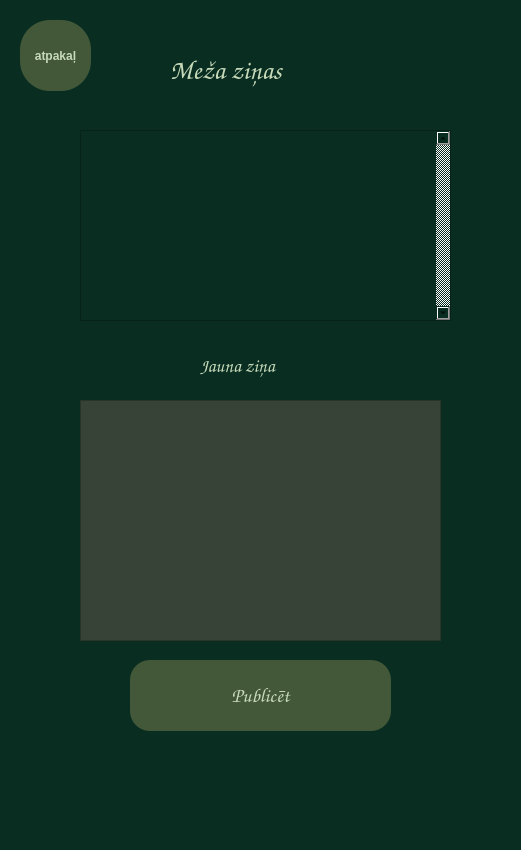
<?xml version="1.0" encoding="UTF-8"?>
<ui version="4.0">
 <class>MainWindow</class>
 <widget class="QMainWindow" name="MainWindow">
  <property name="geometry">
   <rect>
    <x>0</x>
    <y>0</y>
    <width>521</width>
    <height>850</height>
   </rect>
  </property>
  <property name="minimumSize">
   <size>
    <width>521</width>
    <height>850</height>
   </size>
  </property>
  <property name="maximumSize">
   <size>
    <width>520</width>
    <height>850</height>
   </size>
  </property>
  <property name="windowTitle">
   <string>MezaZinas</string>
  </property>
  <property name="styleSheet">
   <string notr="true">background-color: rgb(9, 46, 33);</string>
  </property>
  <widget class="QWidget" name="centralwidget">
   <widget class="QListView" name="news">
    <property name="geometry">
     <rect>
      <x>80</x>
      <y>130</y>
      <width>371</width>
      <height>191</height>
     </rect>
    </property>
    <property name="verticalScrollBarPolicy">
     <enum>Qt::ScrollBarAlwaysOn</enum>
    </property>
   </widget>
   <widget class="QPushButton" name="backbutton">
    <property name="geometry">
     <rect>
      <x>20</x>
      <y>20</y>
      <width>71</width>
      <height>71</height>
     </rect>
    </property>
    <property name="font">
     <font>
      <weight>75</weight>
      <bold>true</bold>
     </font>
    </property>
    <property name="styleSheet">
     <string notr="true">border-radius: 30px;
background-color: rgb(66, 88, 56);
color: rgb(199, 218, 186);</string>
    </property>
    <property name="text">
     <string>atpakaļ</string>
    </property>
   </widget>
   <widget class="QLabel" name="newslabel">
    <property name="geometry">
     <rect>
      <x>170</x>
      <y>50</y>
      <width>181</width>
      <height>41</height>
     </rect>
    </property>
    <property name="minimumSize">
     <size>
      <width>131</width>
      <height>41</height>
     </size>
    </property>
    <property name="maximumSize">
     <size>
      <width>677777</width>
      <height>77777</height>
     </size>
    </property>
    <property name="palette">
     <palette>
      <active>
       <colorrole role="WindowText">
        <brush brushstyle="SolidPattern">
         <color alpha="255">
          <red>199</red>
          <green>218</green>
          <blue>186</blue>
         </color>
        </brush>
       </colorrole>
       <colorrole role="Button">
        <brush brushstyle="SolidPattern">
         <color alpha="255">
          <red>9</red>
          <green>46</green>
          <blue>33</blue>
         </color>
        </brush>
       </colorrole>
       <colorrole role="Text">
        <brush brushstyle="SolidPattern">
         <color alpha="255">
          <red>199</red>
          <green>218</green>
          <blue>186</blue>
         </color>
        </brush>
       </colorrole>
       <colorrole role="Base">
        <brush brushstyle="SolidPattern">
         <color alpha="255">
          <red>9</red>
          <green>46</green>
          <blue>33</blue>
         </color>
        </brush>
       </colorrole>
       <colorrole role="Window">
        <brush brushstyle="SolidPattern">
         <color alpha="255">
          <red>9</red>
          <green>46</green>
          <blue>33</blue>
         </color>
        </brush>
       </colorrole>
      </active>
      <inactive>
       <colorrole role="WindowText">
        <brush brushstyle="SolidPattern">
         <color alpha="255">
          <red>199</red>
          <green>218</green>
          <blue>186</blue>
         </color>
        </brush>
       </colorrole>
       <colorrole role="Button">
        <brush brushstyle="SolidPattern">
         <color alpha="255">
          <red>9</red>
          <green>46</green>
          <blue>33</blue>
         </color>
        </brush>
       </colorrole>
       <colorrole role="Text">
        <brush brushstyle="SolidPattern">
         <color alpha="255">
          <red>199</red>
          <green>218</green>
          <blue>186</blue>
         </color>
        </brush>
       </colorrole>
       <colorrole role="Base">
        <brush brushstyle="SolidPattern">
         <color alpha="255">
          <red>9</red>
          <green>46</green>
          <blue>33</blue>
         </color>
        </brush>
       </colorrole>
       <colorrole role="Window">
        <brush brushstyle="SolidPattern">
         <color alpha="255">
          <red>9</red>
          <green>46</green>
          <blue>33</blue>
         </color>
        </brush>
       </colorrole>
      </inactive>
      <disabled>
       <colorrole role="WindowText">
        <brush brushstyle="SolidPattern">
         <color alpha="255">
          <red>120</red>
          <green>120</green>
          <blue>120</blue>
         </color>
        </brush>
       </colorrole>
       <colorrole role="Button">
        <brush brushstyle="SolidPattern">
         <color alpha="255">
          <red>9</red>
          <green>46</green>
          <blue>33</blue>
         </color>
        </brush>
       </colorrole>
       <colorrole role="Text">
        <brush brushstyle="SolidPattern">
         <color alpha="255">
          <red>120</red>
          <green>120</green>
          <blue>120</blue>
         </color>
        </brush>
       </colorrole>
       <colorrole role="Base">
        <brush brushstyle="SolidPattern">
         <color alpha="255">
          <red>9</red>
          <green>46</green>
          <blue>33</blue>
         </color>
        </brush>
       </colorrole>
       <colorrole role="Window">
        <brush brushstyle="SolidPattern">
         <color alpha="255">
          <red>9</red>
          <green>46</green>
          <blue>33</blue>
         </color>
        </brush>
       </colorrole>
      </disabled>
     </palette>
    </property>
    <property name="font">
     <font>
      <family>Comic Sans MS</family>
      <pointsize>20</pointsize>
      <weight>75</weight>
      <bold>true</bold>
     </font>
    </property>
    <property name="autoFillBackground">
     <bool>false</bool>
    </property>
    <property name="locale">
     <locale language="Latvian" country="Latvia"/>
    </property>
    <property name="text">
     <string>Meža ziņas</string>
    </property>
    <property name="wordWrap">
     <bool>false</bool>
    </property>
    <property name="margin">
     <number>0</number>
    </property>
   </widget>
   <widget class="QLabel" name="usernamelabel">
    <property name="geometry">
     <rect>
      <x>200</x>
      <y>350</y>
      <width>131</width>
      <height>31</height>
     </rect>
    </property>
    <property name="minimumSize">
     <size>
      <width>111</width>
      <height>25</height>
     </size>
    </property>
    <property name="maximumSize">
     <size>
      <width>444444</width>
      <height>16777215</height>
     </size>
    </property>
    <property name="palette">
     <palette>
      <active>
       <colorrole role="WindowText">
        <brush brushstyle="SolidPattern">
         <color alpha="255">
          <red>199</red>
          <green>218</green>
          <blue>186</blue>
         </color>
        </brush>
       </colorrole>
       <colorrole role="Button">
        <brush brushstyle="SolidPattern">
         <color alpha="255">
          <red>9</red>
          <green>46</green>
          <blue>33</blue>
         </color>
        </brush>
       </colorrole>
       <colorrole role="Text">
        <brush brushstyle="SolidPattern">
         <color alpha="255">
          <red>199</red>
          <green>218</green>
          <blue>186</blue>
         </color>
        </brush>
       </colorrole>
       <colorrole role="Base">
        <brush brushstyle="SolidPattern">
         <color alpha="255">
          <red>9</red>
          <green>46</green>
          <blue>33</blue>
         </color>
        </brush>
       </colorrole>
       <colorrole role="Window">
        <brush brushstyle="SolidPattern">
         <color alpha="255">
          <red>9</red>
          <green>46</green>
          <blue>33</blue>
         </color>
        </brush>
       </colorrole>
      </active>
      <inactive>
       <colorrole role="WindowText">
        <brush brushstyle="SolidPattern">
         <color alpha="255">
          <red>199</red>
          <green>218</green>
          <blue>186</blue>
         </color>
        </brush>
       </colorrole>
       <colorrole role="Button">
        <brush brushstyle="SolidPattern">
         <color alpha="255">
          <red>9</red>
          <green>46</green>
          <blue>33</blue>
         </color>
        </brush>
       </colorrole>
       <colorrole role="Text">
        <brush brushstyle="SolidPattern">
         <color alpha="255">
          <red>199</red>
          <green>218</green>
          <blue>186</blue>
         </color>
        </brush>
       </colorrole>
       <colorrole role="Base">
        <brush brushstyle="SolidPattern">
         <color alpha="255">
          <red>9</red>
          <green>46</green>
          <blue>33</blue>
         </color>
        </brush>
       </colorrole>
       <colorrole role="Window">
        <brush brushstyle="SolidPattern">
         <color alpha="255">
          <red>9</red>
          <green>46</green>
          <blue>33</blue>
         </color>
        </brush>
       </colorrole>
      </inactive>
      <disabled>
       <colorrole role="WindowText">
        <brush brushstyle="SolidPattern">
         <color alpha="255">
          <red>120</red>
          <green>120</green>
          <blue>120</blue>
         </color>
        </brush>
       </colorrole>
       <colorrole role="Button">
        <brush brushstyle="SolidPattern">
         <color alpha="255">
          <red>9</red>
          <green>46</green>
          <blue>33</blue>
         </color>
        </brush>
       </colorrole>
       <colorrole role="Text">
        <brush brushstyle="SolidPattern">
         <color alpha="255">
          <red>120</red>
          <green>120</green>
          <blue>120</blue>
         </color>
        </brush>
       </colorrole>
       <colorrole role="Base">
        <brush brushstyle="SolidPattern">
         <color alpha="255">
          <red>9</red>
          <green>46</green>
          <blue>33</blue>
         </color>
        </brush>
       </colorrole>
       <colorrole role="Window">
        <brush brushstyle="SolidPattern">
         <color alpha="255">
          <red>9</red>
          <green>46</green>
          <blue>33</blue>
         </color>
        </brush>
       </colorrole>
      </disabled>
     </palette>
    </property>
    <property name="font">
     <font>
      <family>Comic Sans MS</family>
      <pointsize>14</pointsize>
      <weight>75</weight>
      <bold>true</bold>
     </font>
    </property>
    <property name="autoFillBackground">
     <bool>false</bool>
    </property>
    <property name="locale">
     <locale language="Latvian" country="Latvia"/>
    </property>
    <property name="text">
     <string>Jauna ziņa</string>
    </property>
    <property name="wordWrap">
     <bool>false</bool>
    </property>
    <property name="margin">
     <number>0</number>
    </property>
   </widget>
   <widget class="QPlainTextEdit" name="newsfield">
    <property name="geometry">
     <rect>
      <x>80</x>
      <y>400</y>
      <width>361</width>
      <height>241</height>
     </rect>
    </property>
    <property name="minimumSize">
     <size>
      <width>361</width>
      <height>41</height>
     </size>
    </property>
    <property name="maximumSize">
     <size>
      <width>361</width>
      <height>241</height>
     </size>
    </property>
    <property name="palette">
     <palette>
      <active>
       <colorrole role="WindowText">
        <brush brushstyle="SolidPattern">
         <color alpha="255">
          <red>199</red>
          <green>218</green>
          <blue>186</blue>
         </color>
        </brush>
       </colorrole>
       <colorrole role="Button">
        <brush brushstyle="SolidPattern">
         <color alpha="255">
          <red>56</red>
          <green>67</green>
          <blue>56</blue>
         </color>
        </brush>
       </colorrole>
       <colorrole role="Text">
        <brush brushstyle="SolidPattern">
         <color alpha="255">
          <red>199</red>
          <green>218</green>
          <blue>186</blue>
         </color>
        </brush>
       </colorrole>
       <colorrole role="ButtonText">
        <brush brushstyle="SolidPattern">
         <color alpha="255">
          <red>199</red>
          <green>218</green>
          <blue>186</blue>
         </color>
        </brush>
       </colorrole>
       <colorrole role="Base">
        <brush brushstyle="SolidPattern">
         <color alpha="255">
          <red>56</red>
          <green>67</green>
          <blue>56</blue>
         </color>
        </brush>
       </colorrole>
       <colorrole role="Window">
        <brush brushstyle="SolidPattern">
         <color alpha="255">
          <red>56</red>
          <green>67</green>
          <blue>56</blue>
         </color>
        </brush>
       </colorrole>
      </active>
      <inactive>
       <colorrole role="WindowText">
        <brush brushstyle="SolidPattern">
         <color alpha="255">
          <red>199</red>
          <green>218</green>
          <blue>186</blue>
         </color>
        </brush>
       </colorrole>
       <colorrole role="Button">
        <brush brushstyle="SolidPattern">
         <color alpha="255">
          <red>56</red>
          <green>67</green>
          <blue>56</blue>
         </color>
        </brush>
       </colorrole>
       <colorrole role="Text">
        <brush brushstyle="SolidPattern">
         <color alpha="255">
          <red>199</red>
          <green>218</green>
          <blue>186</blue>
         </color>
        </brush>
       </colorrole>
       <colorrole role="ButtonText">
        <brush brushstyle="SolidPattern">
         <color alpha="255">
          <red>199</red>
          <green>218</green>
          <blue>186</blue>
         </color>
        </brush>
       </colorrole>
       <colorrole role="Base">
        <brush brushstyle="SolidPattern">
         <color alpha="255">
          <red>56</red>
          <green>67</green>
          <blue>56</blue>
         </color>
        </brush>
       </colorrole>
       <colorrole role="Window">
        <brush brushstyle="SolidPattern">
         <color alpha="255">
          <red>56</red>
          <green>67</green>
          <blue>56</blue>
         </color>
        </brush>
       </colorrole>
      </inactive>
      <disabled>
       <colorrole role="WindowText">
        <brush brushstyle="SolidPattern">
         <color alpha="255">
          <red>199</red>
          <green>218</green>
          <blue>186</blue>
         </color>
        </brush>
       </colorrole>
       <colorrole role="Button">
        <brush brushstyle="SolidPattern">
         <color alpha="255">
          <red>56</red>
          <green>67</green>
          <blue>56</blue>
         </color>
        </brush>
       </colorrole>
       <colorrole role="Text">
        <brush brushstyle="SolidPattern">
         <color alpha="255">
          <red>199</red>
          <green>218</green>
          <blue>186</blue>
         </color>
        </brush>
       </colorrole>
       <colorrole role="ButtonText">
        <brush brushstyle="SolidPattern">
         <color alpha="255">
          <red>199</red>
          <green>218</green>
          <blue>186</blue>
         </color>
        </brush>
       </colorrole>
       <colorrole role="Base">
        <brush brushstyle="SolidPattern">
         <color alpha="255">
          <red>56</red>
          <green>67</green>
          <blue>56</blue>
         </color>
        </brush>
       </colorrole>
       <colorrole role="Window">
        <brush brushstyle="SolidPattern">
         <color alpha="255">
          <red>56</red>
          <green>67</green>
          <blue>56</blue>
         </color>
        </brush>
       </colorrole>
      </disabled>
     </palette>
    </property>
    <property name="font">
     <font>
      <family>OCR A Extended</family>
      <pointsize>12</pointsize>
     </font>
    </property>
    <property name="autoFillBackground">
     <bool>false</bool>
    </property>
    <property name="styleSheet">
     <string notr="true">background-color: rgb(56, 67, 56);
color: rgb(199, 218, 186);</string>
    </property>
    <property name="locale">
     <locale language="Latvian" country="Latvia"/>
    </property>
    <property name="plainText">
     <string/>
    </property>
   </widget>
   <widget class="QPushButton" name="publishbutton">
    <property name="geometry">
     <rect>
      <x>130</x>
      <y>660</y>
      <width>261</width>
      <height>71</height>
     </rect>
    </property>
    <property name="minimumSize">
     <size>
      <width>151</width>
      <height>41</height>
     </size>
    </property>
    <property name="maximumSize">
     <size>
      <width>6666</width>
      <height>66666</height>
     </size>
    </property>
    <property name="palette">
     <palette>
      <active>
       <colorrole role="WindowText">
        <brush brushstyle="SolidPattern">
         <color alpha="255">
          <red>199</red>
          <green>218</green>
          <blue>186</blue>
         </color>
        </brush>
       </colorrole>
       <colorrole role="Button">
        <brush brushstyle="SolidPattern">
         <color alpha="255">
          <red>66</red>
          <green>88</green>
          <blue>56</blue>
         </color>
        </brush>
       </colorrole>
       <colorrole role="Text">
        <brush brushstyle="SolidPattern">
         <color alpha="255">
          <red>199</red>
          <green>218</green>
          <blue>186</blue>
         </color>
        </brush>
       </colorrole>
       <colorrole role="ButtonText">
        <brush brushstyle="SolidPattern">
         <color alpha="255">
          <red>199</red>
          <green>218</green>
          <blue>186</blue>
         </color>
        </brush>
       </colorrole>
       <colorrole role="Base">
        <brush brushstyle="SolidPattern">
         <color alpha="255">
          <red>66</red>
          <green>88</green>
          <blue>56</blue>
         </color>
        </brush>
       </colorrole>
       <colorrole role="Window">
        <brush brushstyle="SolidPattern">
         <color alpha="255">
          <red>66</red>
          <green>88</green>
          <blue>56</blue>
         </color>
        </brush>
       </colorrole>
      </active>
      <inactive>
       <colorrole role="WindowText">
        <brush brushstyle="SolidPattern">
         <color alpha="255">
          <red>199</red>
          <green>218</green>
          <blue>186</blue>
         </color>
        </brush>
       </colorrole>
       <colorrole role="Button">
        <brush brushstyle="SolidPattern">
         <color alpha="255">
          <red>66</red>
          <green>88</green>
          <blue>56</blue>
         </color>
        </brush>
       </colorrole>
       <colorrole role="Text">
        <brush brushstyle="SolidPattern">
         <color alpha="255">
          <red>199</red>
          <green>218</green>
          <blue>186</blue>
         </color>
        </brush>
       </colorrole>
       <colorrole role="ButtonText">
        <brush brushstyle="SolidPattern">
         <color alpha="255">
          <red>199</red>
          <green>218</green>
          <blue>186</blue>
         </color>
        </brush>
       </colorrole>
       <colorrole role="Base">
        <brush brushstyle="SolidPattern">
         <color alpha="255">
          <red>66</red>
          <green>88</green>
          <blue>56</blue>
         </color>
        </brush>
       </colorrole>
       <colorrole role="Window">
        <brush brushstyle="SolidPattern">
         <color alpha="255">
          <red>66</red>
          <green>88</green>
          <blue>56</blue>
         </color>
        </brush>
       </colorrole>
      </inactive>
      <disabled>
       <colorrole role="WindowText">
        <brush brushstyle="SolidPattern">
         <color alpha="255">
          <red>199</red>
          <green>218</green>
          <blue>186</blue>
         </color>
        </brush>
       </colorrole>
       <colorrole role="Button">
        <brush brushstyle="SolidPattern">
         <color alpha="255">
          <red>66</red>
          <green>88</green>
          <blue>56</blue>
         </color>
        </brush>
       </colorrole>
       <colorrole role="Text">
        <brush brushstyle="SolidPattern">
         <color alpha="255">
          <red>199</red>
          <green>218</green>
          <blue>186</blue>
         </color>
        </brush>
       </colorrole>
       <colorrole role="ButtonText">
        <brush brushstyle="SolidPattern">
         <color alpha="255">
          <red>199</red>
          <green>218</green>
          <blue>186</blue>
         </color>
        </brush>
       </colorrole>
       <colorrole role="Base">
        <brush brushstyle="SolidPattern">
         <color alpha="255">
          <red>66</red>
          <green>88</green>
          <blue>56</blue>
         </color>
        </brush>
       </colorrole>
       <colorrole role="Window">
        <brush brushstyle="SolidPattern">
         <color alpha="255">
          <red>66</red>
          <green>88</green>
          <blue>56</blue>
         </color>
        </brush>
       </colorrole>
      </disabled>
     </palette>
    </property>
    <property name="font">
     <font>
      <family>Comic Sans MS</family>
      <pointsize>15</pointsize>
      <weight>75</weight>
      <bold>true</bold>
     </font>
    </property>
    <property name="styleSheet">
     <string notr="true">border-radius: 20px;
background-color: rgb(66, 88, 56);
color: rgb(199, 218, 186);</string>
    </property>
    <property name="locale">
     <locale language="Latvian" country="Latvia"/>
    </property>
    <property name="text">
     <string>Publicēt</string>
    </property>
   </widget>
   <widget class="QLabel" name="error">
    <property name="geometry">
     <rect>
      <x>60</x>
      <y>760</y>
      <width>401</width>
      <height>41</height>
     </rect>
    </property>
    <property name="minimumSize">
     <size>
      <width>351</width>
      <height>20</height>
     </size>
    </property>
    <property name="maximumSize">
     <size>
      <width>3000</width>
      <height>666</height>
     </size>
    </property>
    <property name="palette">
     <palette>
      <active>
       <colorrole role="WindowText">
        <brush brushstyle="SolidPattern">
         <color alpha="255">
          <red>181</red>
          <green>229</green>
          <blue>4</blue>
         </color>
        </brush>
       </colorrole>
       <colorrole role="Button">
        <brush brushstyle="SolidPattern">
         <color alpha="255">
          <red>9</red>
          <green>46</green>
          <blue>33</blue>
         </color>
        </brush>
       </colorrole>
       <colorrole role="Text">
        <brush brushstyle="SolidPattern">
         <color alpha="255">
          <red>181</red>
          <green>229</green>
          <blue>4</blue>
         </color>
        </brush>
       </colorrole>
       <colorrole role="ButtonText">
        <brush brushstyle="SolidPattern">
         <color alpha="255">
          <red>181</red>
          <green>229</green>
          <blue>4</blue>
         </color>
        </brush>
       </colorrole>
       <colorrole role="Base">
        <brush brushstyle="SolidPattern">
         <color alpha="255">
          <red>9</red>
          <green>46</green>
          <blue>33</blue>
         </color>
        </brush>
       </colorrole>
       <colorrole role="Window">
        <brush brushstyle="SolidPattern">
         <color alpha="255">
          <red>9</red>
          <green>46</green>
          <blue>33</blue>
         </color>
        </brush>
       </colorrole>
      </active>
      <inactive>
       <colorrole role="WindowText">
        <brush brushstyle="SolidPattern">
         <color alpha="255">
          <red>181</red>
          <green>229</green>
          <blue>4</blue>
         </color>
        </brush>
       </colorrole>
       <colorrole role="Button">
        <brush brushstyle="SolidPattern">
         <color alpha="255">
          <red>9</red>
          <green>46</green>
          <blue>33</blue>
         </color>
        </brush>
       </colorrole>
       <colorrole role="Text">
        <brush brushstyle="SolidPattern">
         <color alpha="255">
          <red>181</red>
          <green>229</green>
          <blue>4</blue>
         </color>
        </brush>
       </colorrole>
       <colorrole role="ButtonText">
        <brush brushstyle="SolidPattern">
         <color alpha="255">
          <red>181</red>
          <green>229</green>
          <blue>4</blue>
         </color>
        </brush>
       </colorrole>
       <colorrole role="Base">
        <brush brushstyle="SolidPattern">
         <color alpha="255">
          <red>9</red>
          <green>46</green>
          <blue>33</blue>
         </color>
        </brush>
       </colorrole>
       <colorrole role="Window">
        <brush brushstyle="SolidPattern">
         <color alpha="255">
          <red>9</red>
          <green>46</green>
          <blue>33</blue>
         </color>
        </brush>
       </colorrole>
      </inactive>
      <disabled>
       <colorrole role="WindowText">
        <brush brushstyle="SolidPattern">
         <color alpha="255">
          <red>181</red>
          <green>229</green>
          <blue>4</blue>
         </color>
        </brush>
       </colorrole>
       <colorrole role="Button">
        <brush brushstyle="SolidPattern">
         <color alpha="255">
          <red>9</red>
          <green>46</green>
          <blue>33</blue>
         </color>
        </brush>
       </colorrole>
       <colorrole role="Text">
        <brush brushstyle="SolidPattern">
         <color alpha="255">
          <red>181</red>
          <green>229</green>
          <blue>4</blue>
         </color>
        </brush>
       </colorrole>
       <colorrole role="ButtonText">
        <brush brushstyle="SolidPattern">
         <color alpha="255">
          <red>181</red>
          <green>229</green>
          <blue>4</blue>
         </color>
        </brush>
       </colorrole>
       <colorrole role="Base">
        <brush brushstyle="SolidPattern">
         <color alpha="255">
          <red>9</red>
          <green>46</green>
          <blue>33</blue>
         </color>
        </brush>
       </colorrole>
       <colorrole role="Window">
        <brush brushstyle="SolidPattern">
         <color alpha="255">
          <red>9</red>
          <green>46</green>
          <blue>33</blue>
         </color>
        </brush>
       </colorrole>
      </disabled>
     </palette>
    </property>
    <property name="font">
     <font>
      <family>Comic Sans MS</family>
      <pointsize>10</pointsize>
      <weight>9</weight>
      <italic>false</italic>
      <bold>false</bold>
     </font>
    </property>
    <property name="autoFillBackground">
     <bool>false</bool>
    </property>
    <property name="styleSheet">
     <string notr="true">qproperty-alignment: AlignCenter;
font: 75 10pt &quot;Comic Sans MS&quot;;
color: rgb(181, 229, 4);</string>
    </property>
    <property name="locale">
     <locale language="Latvian" country="Latvia"/>
    </property>
    <property name="text">
     <string/>
    </property>
   </widget>
  </widget>
  <widget class="QStatusBar" name="statusbar"/>
 </widget>
 <resources/>
 <connections/>
</ui>
